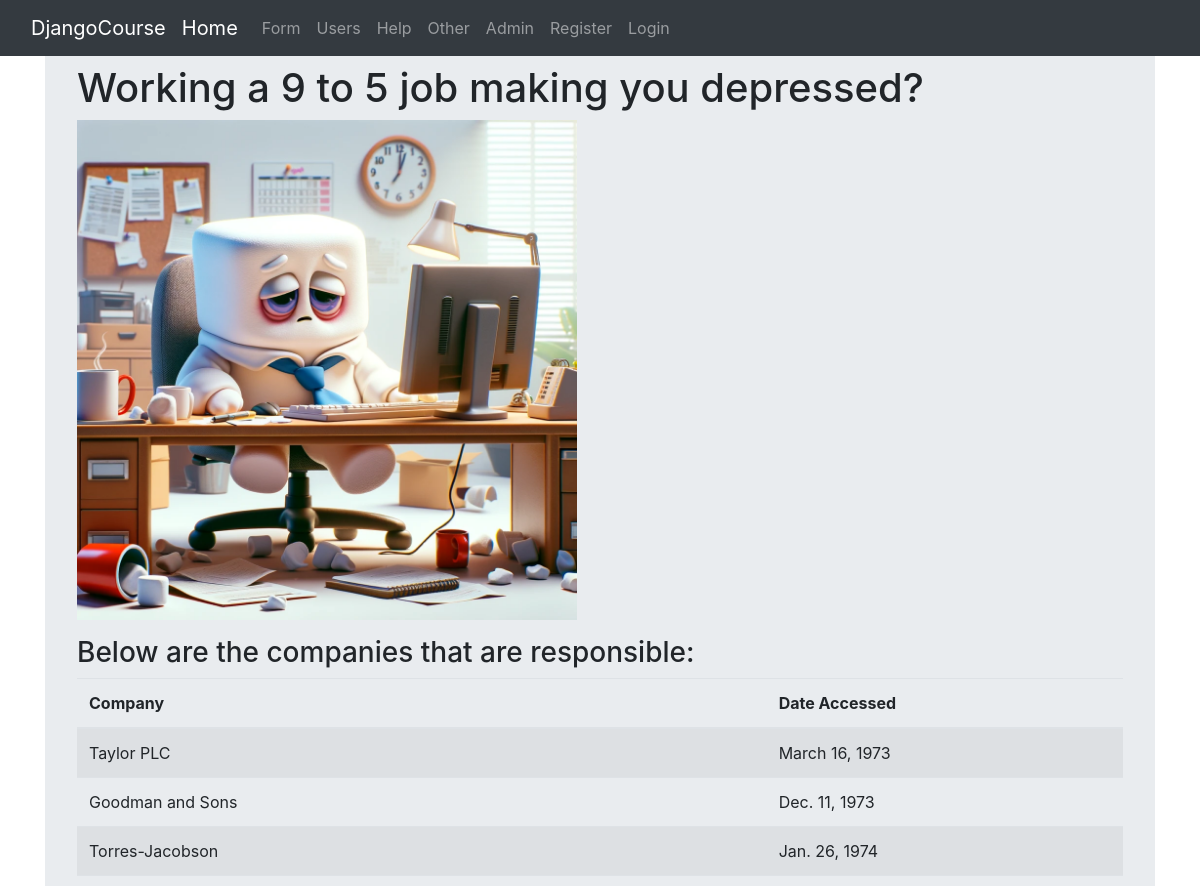
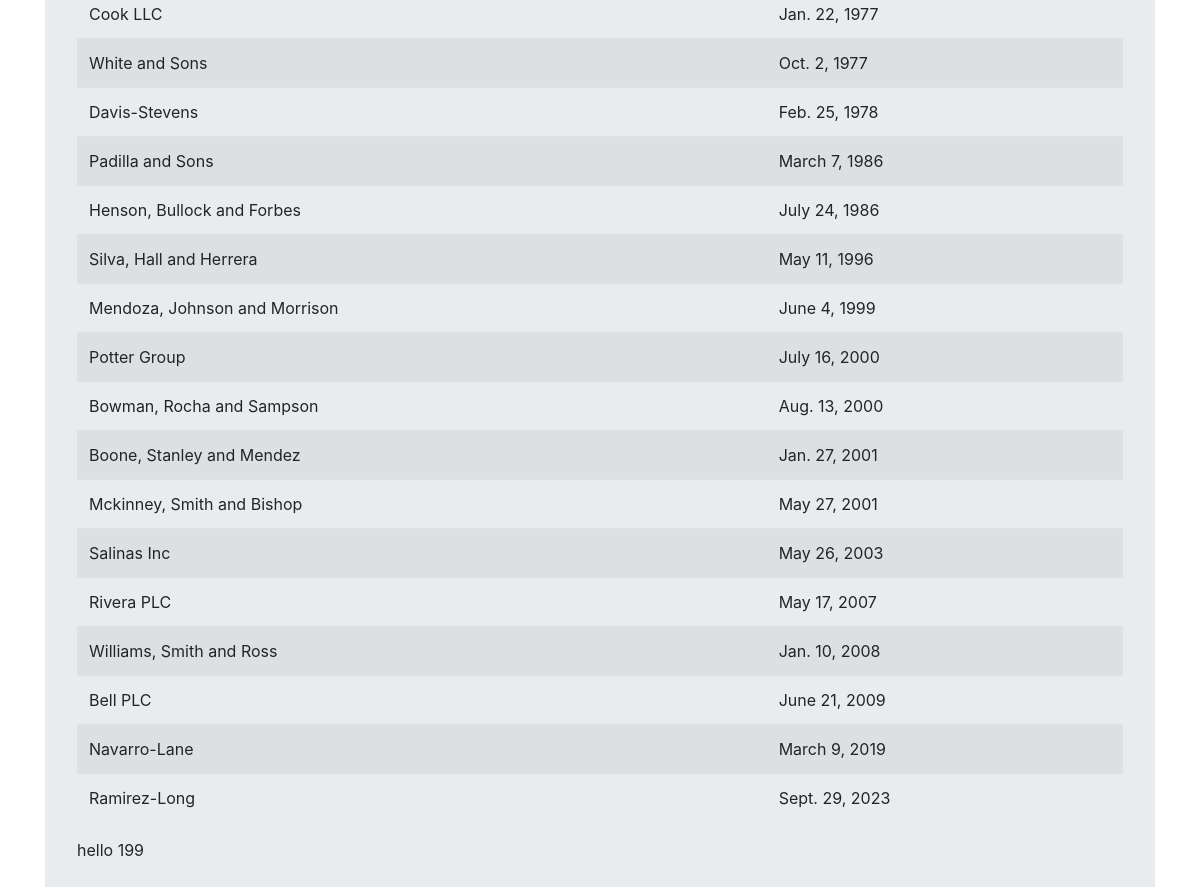
The page / on the database its author committed (2 pictures, top to bottom).
### first_app/models.py (models this page shows, shortened)
class AccessRecord(models.Model):
    name = models.ForeignKey(Webpage, on_delete=models.CASCADE)
    date = models.DateField()

class Webpage(models.Model):
    topic = models.ForeignKey(Topic, on_delete=models.CASCADE)
    name = models.CharField(max_length=264, unique=True)
    url = models.URLField(unique=True)
    def __str__(self):
        return self.name

### first_app/views.py (the view)
# urls.py: path('', views.index, name='index'),
def index(request):
    test_dict = {'text': 'hello world', 'number': 100}
    webpages_ls = models.AccessRecord.objects.order_by('date')
    date_dict = {'access_records': webpages_ls}
    context_dict = {**test_dict, **date_dict}
    return render(request, 'first_app/index.html', context=context_dict)

### templates/first_app/index.html (shortened to what this page needs)
<!DOCTYPE html>
{% extends 'first_app/base.html' %}
    {% load static %}
    {% block body_block %}
        <h1>Working a 9 to 5 job making you depressed?</h1>
        <img src="{% static "images/hungover_marshmallow_working.jpg" %}" alt="Image didn't load! :(" width="500">
        <h3>Below are the companies that are responsible:</h3>
        <div class="table-hover table-striped">
            {% if access_records %}
                <table class="table">
                    <thead>
                        <th>Company</th>
                        <th>Date Accessed</th>
                    </thead>
                    {% for rec in access_records %}
                    <tr>
                        <td>{{ rec.name }}</td>
                        <td>{{ rec.date }}</td>
                    </tr>
                    {% endfor %}
                </table>
            {% else %}
                <p>NO ACCESS RECORDS FOUND!</p>
            {% endif %}
        </div>
        {{ text|cut:'world' }}
        {{ number|add:'99' }}
    {% endblock %}

### templates/first_app/base.html (shortened to what this page needs)
<!DOCTYPE html>
<html lang="en">
<head>
    <link rel="stylesheet" href="https://cdn.jsdelivr.net/npm/bootstrap@4.3.1/dist/css/bootstrap.min.css">
</head>
<body>
    <nav class="navbar navbar-expand-md navbar-dark fixed-top bg-dark">
        <div class="container-fluid">
             <div class="navbar-header">
                 <a class="navbar-brand" href="#">DjangoCourse</a>
             </div>
            <ul class="navbar-nav mr-auto">
                <li class="active"><a class="navbar-brand" href="{% url 'index' %}">Home</a></li>
                <li><a class="nav-link" href="{% url 'first_app:form_page' %}">Form</a></li>
                <li><a class="nav-link" href="{% url 'first_app:users_page' %}">Users</a></li>
                <li><a class="nav-link" href="{% url 'first_app:help_page' %}">Help</a></li>
                <li><a class="nav-link" href="{% url 'first_app:other_page' %}">Other</a></li>
                <li><a class="nav-link" href="{% url 'admin:index' %}">Admin</a></li>
                <li><a class="nav-link" href="{% url 'first_app:register_page' %}">Register</a></li>
                {% if user.is_authenticated %}
                    <li><a class="nav-link" href="{% url 'logout' %}">Logout</a></li>
                {% else %}
                    <li><a class="nav-link" href="{% url 'first_app:user_login_page' %}">Login</a></li>
                {% endif %}
            </ul>
        </div>
    </nav>
    <div class="container">
        <div class="jumbotron">
            {% block body_block %}{% endblock %}
        </div>
    </div>
</body>
</html>

### rows shown on the page
AccessRecord: name "Taylor PLC", date "March 16, 1973"
AccessRecord: name "Goodman and Sons", date "Dec. 11, 1973"
AccessRecord: name "Torres-Jacobson", date "Jan. 26, 1974"
AccessRecord: name "Cook LLC", date "Jan. 22, 1977"
AccessRecord: name "White and Sons", date "Oct. 2, 1977"
AccessRecord: name "Davis-Stevens", date "Feb. 25, 1978"
AccessRecord: name "Padilla and Sons", date "March 7, 1986"
AccessRecord: name "Henson, Bullock and Forbes", date "July 24, 1986"
AccessRecord: name "Silva, Hall and Herrera", date "May 11, 1996"
AccessRecord: name "Mendoza, Johnson and Morrison", date "June 4, 1999"
AccessRecord: name "Potter Group", date "July 16, 2000"
AccessRecord: name "Bowman, Rocha and Sampson", date "Aug. 13, 2000"
AccessRecord: name "Boone, Stanley and Mendez", date "Jan. 27, 2001"
AccessRecord: name "Mckinney, Smith and Bishop", date "May 27, 2001"
AccessRecord: name "Salinas Inc", date "May 26, 2003"
AccessRecord: name "Rivera PLC", date "May 17, 2007"
AccessRecord: name "Williams, Smith and Ross", date "Jan. 10, 2008"
AccessRecord: name "Bell PLC", date "June 21, 2009"
AccessRecord: name "Navarro-Lane", date "March 9, 2019"
AccessRecord: name "Ramirez-Long", date "Sept. 29, 2023"

### other values the page prints
{{ text|cut:'world' }} "hello"
{{ number|add:'99' }} "199"
